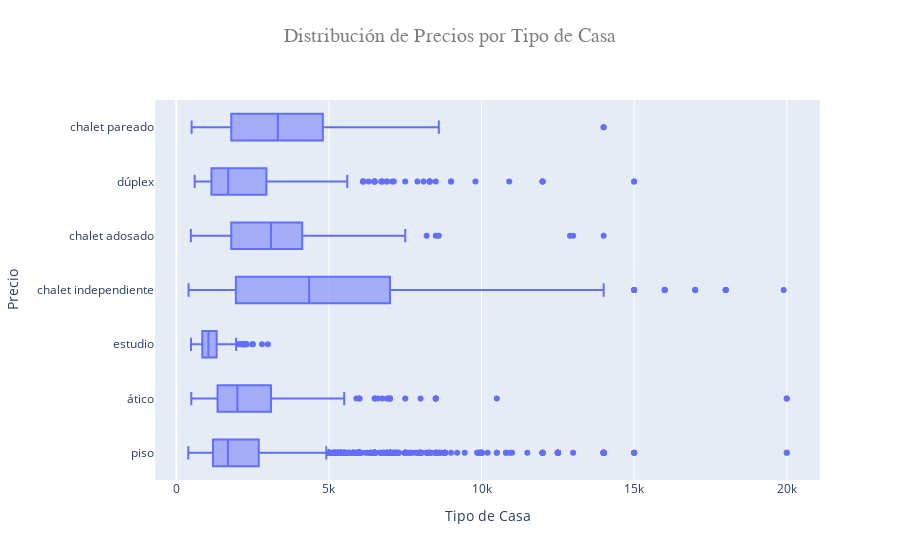

Source (notebook cell):
### Code cell
boxplot_houses_per_type()

### Figure 1 — Plotly figure (JSON) as saved in the notebook; plotly's stock layout.template omitted (floating-point values rounded to 4 significant figures; data arrays with more than 128 entries replaced by an {"elided": "..."} marker saying what was removed)
{"data": [{"alignmentgroup": "True", "hovertemplate": "Price=%{x}<br>Type=%{y}<extra></extra>", "legendgroup": "", "marker": {"color": "#636efa"}, "name": "", "notched": false, "offsetgroup": "", "orientation": "h", "showlegend": false, "type": "box", "x": {"elided": "8280 int values"}, "x0": " ", "xaxis": "x", "y": {"elided": "8280 str values"}, "y0": " ", "yaxis": "y"}], "layout": {"boxmode": "group", "legend": {"tracegroupgap": 0}, "title": {"font": {"color": "#7f7f7f", "family": "Courier New, monospace", "size": 20}, "text": "Distribución de Precios por Tipo de Casa", "x": 0.5, "y": 0.95}, "xaxis": {"anchor": "y", "domain": [0, 1], "tickfont": {"size": 12}, "title": {"font": {"size": 14}, "text": "Tipo de Casa"}}, "yaxis": {"anchor": "x", "domain": [0, 1], "tickfont": {"size": 12}, "title": {"font": {"size": 14}, "text": "Precio"}}}}
